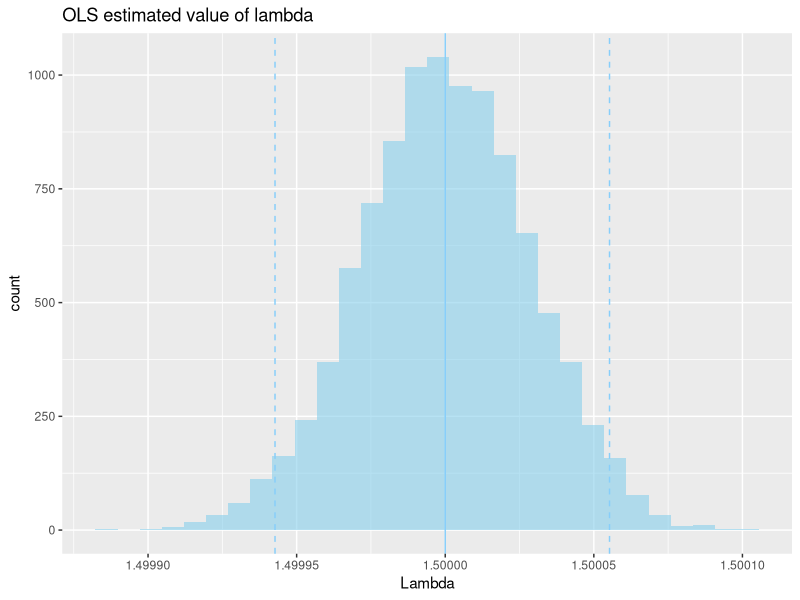
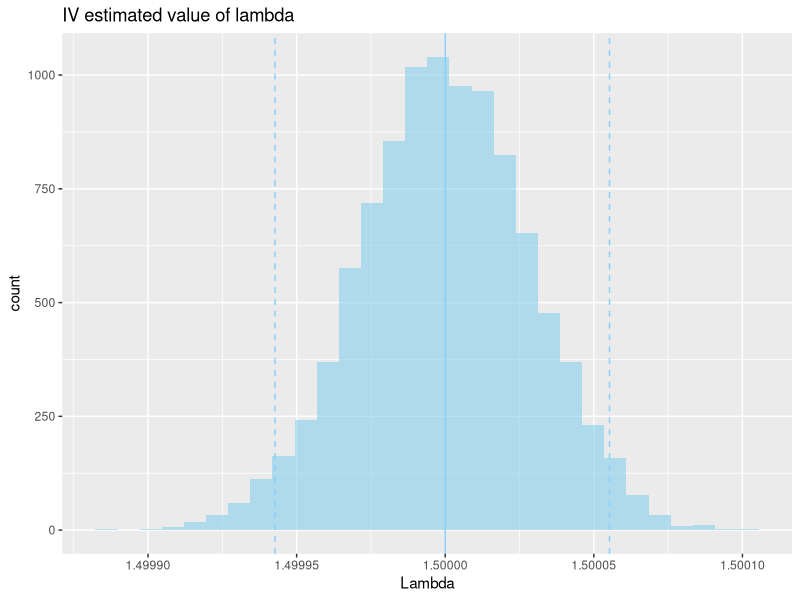

These charts were generated, in order, by the following R code:
## ---- chunk 1
knitr::opts_chunk$set(echo = TRUE)
if (!require("AER")) install.packages("AER")
if (!require("purrr")) install.packages("purrr")
if (!require("ggplot2")) install.packages("ggplot2")
## ---- chunk 2
set.seed(123)
t <- 120
N <- 3

# Exogenous variables
X <- runif(t, min = 300, max = 600)
W <- runif(t, min = 30, max = 60)

# Parameters
kappa <- 3
lambda <- 1.5
mu <- 5
xi <- 3
omega <- 5

# Error terms
sigma_d <- 10
sigma_c <- 10
epsilon <- rnorm(t, mean = 0, sd = sigma_d)
nu <- rnorm(t, mean = 0, sd = sigma_c)
## ---- chunk 3
cost <- xi + omega*W + nu
price <- ((kappa + mu*X + epsilon)/lambda + cost*N)/(N + 1)
Q <- kappa - lambda*price + mu*X + epsilon
## ---- chunk 4
df <- data.frame(time = 1:t,
                 quantity = Q,
                 price = price,
                 cost = cost,
                 X = X,
                 W = W)
head(df)
## ---- chunk 5
df_param <- data.frame(true = c(kappa, lambda, mu, xi,omega))
rownames(df_param) <- c("kappa", "lambda", "mu", "xi","omega")
head(df_param)
## ---- chunk 6
out_ols <- lm(quantity ~ price + X, data = df)
summary(out_ols)
## ---- chunk 7
cost_ols <- ((N + 1)*df$price)/N - (out_ols$coefficients[1] + out_ols$coefficients[3]*df$X)/(-out_ols$coefficients[2]*N)
df$cost_ols <- cost_ols

out_cost_ols <- lm(cost_ols ~ W, data = df)
summary(out_cost_ols)
## ---- chunk 8
# first stage
out_first <- lm(price ~ W + X, data = df)
summary(out_first)
## ---- chunk 9
library(AER)
out_iv <- ivreg(quantity ~ price + X | W + X, data = df)
summary(out_iv)
## ---- chunk 10
cost_iv <- ((N + 1)*df$price)/N - (out_iv$coefficients[1] + out_iv$coefficients[3]*df$X)/(-out_iv$coefficients[2]*N)
df$cost_iv <- cost_iv

out_cost_iv <- lm(cost_iv ~ W, data = df)
summary(out_cost_iv)
## ---- chunk 11
param_ols <- c(out_ols$coefficients, out_cost_ols$coefficients)
param_ols[2] <- -param_ols[2]
df_param$ols <- param_ols

param_iv <- c(out_iv$coefficients, out_cost_iv$coefficients)
param_iv[2] <- -param_iv[2]
df_param$iv <- param_iv

df_param
## ---- chunk 12
set.seed(123)
market <- 10000 # number of data sets
## ---- chunk 13
list_df <- list()
for ( i in 1:market){
  # Exogenous variables
  x <- runif(t, min = 300000, max = 600000)
  w <- runif(t, min = 30000, max = 60000)
  
  # Error terms
  epsilon <- rnorm(t, mean = 0, sd = sigma_d)
  nu <- rnorm(t, mean = 0, sd = sigma_c)
  
  # calculate
  cost <- xi + omega*w + nu
  price <- ((kappa + mu*x + epsilon)/lambda + cost*N)/(N + 1)
  Q <- kappa - lambda*price + mu*x + epsilon
  
  # aggregate as data frame
  temp <- data.frame(
    time = 1:t,
    quantity = Q,
    price = price,
    cost = cost,
    X = x,
    W = w,
    epsilon = epsilon,
    nu = nu
  )
  
  list_df <- c(list_df, list(temp))
}
## ---- chunk 14
library(purrr)
list_out_ols <- map(list_df, ~lm(quantity ~ price + X, data = .x))
print(summary(list_out_ols[[1]]))
## ---- chunk 15
list_df_ols <- map2(list_df, list_out_ols, function(.x, .y){
  cbind(.x,
      data.frame(
    cost_ols = ((N + 1)*.x$price)/N - (.y$coefficients[1] + .y$coefficients[3]*.x$X)/(-.y$coefficients[2]*N)
    )
  )
})
## ---- chunk 16
list_out_cost_ols <- map(list_df_ols, ~lm(cost_ols ~ W, data = .x))
summary(list_out_cost_ols[[1]])
## ---- chunk 17
list_out_iv <- map(list_df, ~ivreg(quantity ~ price + X, data = .x))
print(summary(list_out_iv[[1]]))
## ---- chunk 18
list_df_iv <- map2(list_df, list_out_iv, function(.x, .y){
  cbind(.x,
      data.frame(
    cost_iv = ((N + 1)*.x$price)/N - (.y$coefficients[1] + .y$coefficients[3]*.x$X)/(-.y$coefficients[2]*N)
    )
  )
})
## ---- chunk 19
list_out_cost_iv <- map(list_df_iv, ~lm(cost_iv ~ W, data = .x))
summary(list_out_cost_iv[[1]])
## ---- chunk 20
df_param_unlist_ols <- map2_dfr(list_out_ols, list_out_cost_ols, function(.x, .y){
  data.frame(
    Kappa = .x$coefficients[1],
    Lambda = -.x$coefficients[2],
    Mu = .x$coefficients[3],
    Xi = .y$coefficients[1],
    Omega = .y$coefficients[2]
  )
})
## ---- chunk 21
df_param_unlist_iv <- map2_dfr(list_out_iv, list_out_cost_iv, function(.x, .y){
  data.frame(
    Kappa = .x$coefficients[1],
    Lambda = - .x$coefficients[2],
    Mu = .x$coefficients[3],
    Xi = .y$coefficients[1],
    Omega = .y$coefficients[2]
  )
})
## ---- chunk 22
library(ggplot2)
q_ols <- quantile(df_param_unlist_ols$Lambda, prob=c(0.025, 0.975))

g_ols <- ggplot(df_param_unlist_ols, aes(x = Lambda)) + 
  geom_histogram(fill = "skyblue", alpha=0.6) + 
  ggtitle("OLS estimated value of lambda") + 
  geom_vline(xintercept = q_ols[1], linetype = "dashed", colour = "lightskyblue") + 
  geom_vline(xintercept = q_ols[2], linetype = "dashed", colour = "lightskyblue") + 
  geom_vline(xintercept = lambda, colour = "lightskyblue")

plot(g_ols)
## ---- chunk 23
q_iv <- quantile(df_param_unlist_iv$Lambda, prob=c(0.025, 0.975))

g_iv <- ggplot(df_param_unlist_iv, aes(x = Lambda)) + 
  geom_histogram(fill = "skyblue", alpha=0.6) + 
  ggtitle("IV estimated value of lambda") + 
  geom_vline(xintercept = q_iv[1], linetype = "dashed", colour = "lightskyblue") + 
  geom_vline(xintercept = q_iv[2], linetype = "dashed", colour = "lightskyblue") + 
  geom_vline(xintercept = lambda, colour = "lightskyblue")

plot(g_iv)
